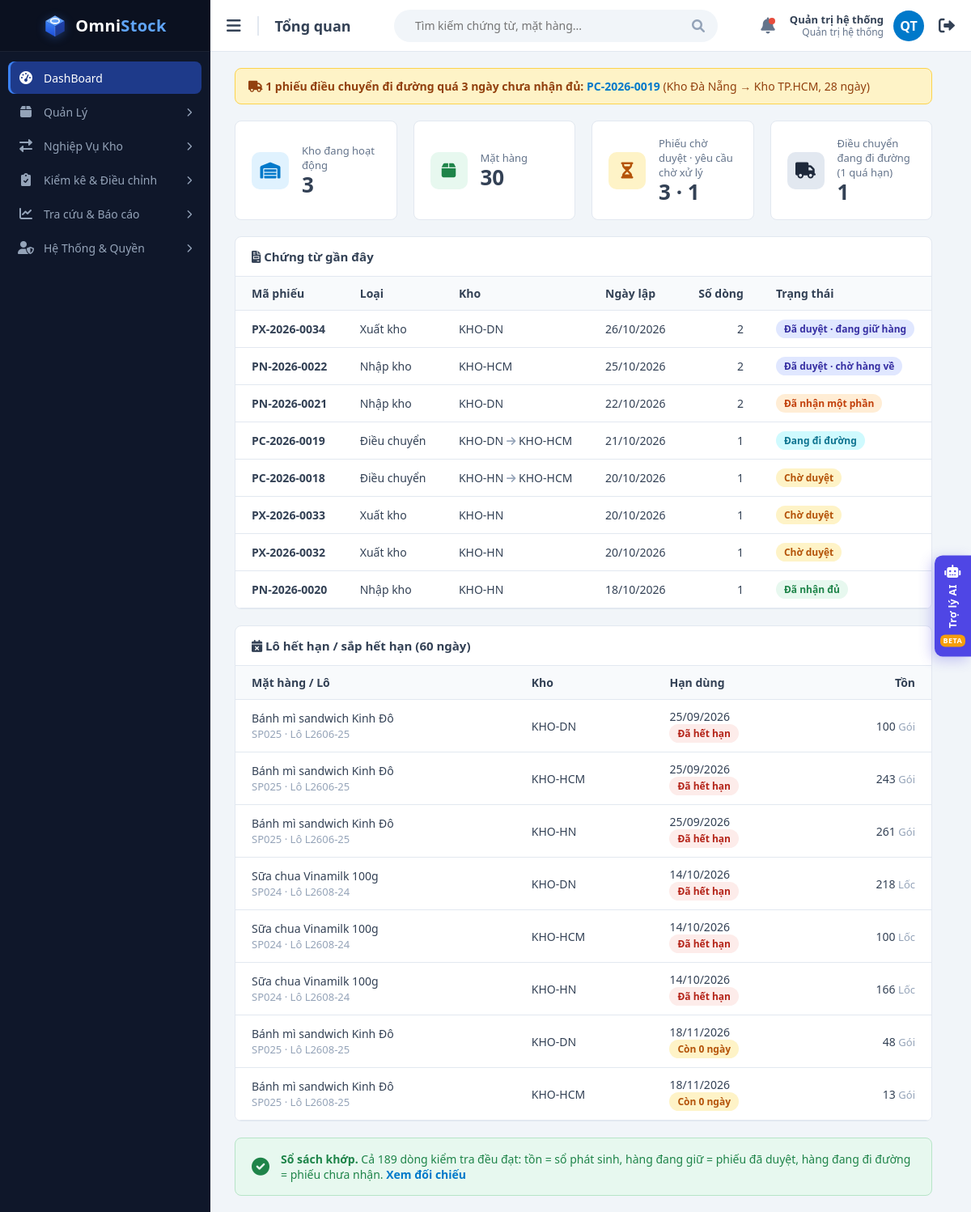
/index.php (signed in), run on the app's committed database.
### tables this page shows
CREATE TABLE users (
  id             INT UNSIGNED AUTO_INCREMENT PRIMARY KEY,
  username       VARCHAR(50)  NOT NULL,
  password_hash  VARCHAR(255) NOT NULL,              
  full_name      VARCHAR(100) NOT NULL,
  email          VARCHAR(100) NULL,
   
  role           ENUM('ADMIN','MANAGER','STAFF') NOT NULL DEFAULT 'STAFF',
  is_active      TINYINT(1)   NOT NULL DEFAULT 1,      
   
  must_change_password TINYINT(1) NOT NULL DEFAULT 0,
  last_login_at  DATETIME     NULL,
  created_at     DATETIME     NOT NULL DEFAULT CURRENT_TIMESTAMP,
  updated_at     DATETIME     NOT NULL DEFAULT CURRENT_TIMESTAMP ON UPDATE CURRENT_TIMESTAMP,
  UNIQUE KEY uq_users_username (username),
  UNIQUE KEY uq_users_email (email)
);

CREATE TABLE vouchers (
  id                    INT UNSIGNED AUTO_INCREMENT PRIMARY KEY,
  code                  VARCHAR(30)  NOT NULL,       
  type                  ENUM('IMPORT','EXPORT','TRANSFER','ADJUSTMENT') NOT NULL,
  warehouse_id          INT UNSIGNED NOT NULL,       
  to_warehouse_id       INT UNSIGNED NULL,           
  reference_voucher_id  INT UNSIGNED NULL,           
  voucher_date          DATE         NOT NULL,       
  status                ENUM('PENDING','APPROVED','PARTIAL','IN_TRANSIT','DISCREPANCY',
                             'COMPLETED','CLOSED','CANCELLED','REJECTED') NOT NULL DEFAULT 'PENDING',
  reason                VARCHAR(255) NULL,           
  closed_reason         VARCHAR(255) NULL,           
  shipped_at            DATETIME     NULL,           
  completed_at          DATETIME     NULL,           
   
   
  client_token          CHAR(32)     NULL,
  created_by            INT UNSIGNED NOT NULL,       
  approved_by           INT UNSIGNED NULL,           
  approved_at           DATETIME     NULL,
  created_at            DATETIME     NOT NULL DEFAULT CURRENT_TIMESTAMP,
  UNIQUE KEY uq_vouchers_code (code),
  UNIQUE KEY uq_vouchers_client_token (client_token),
  KEY idx_vouchers_status (status),
  KEY idx_vouchers_wh_status (warehouse_id, status),
  KEY idx_vouchers_type_date (type, voucher_date),
  CONSTRAINT fk_vouchers_wh       FOREIGN KEY (warehouse_id)         REFERENCES warehouses(id),
  CONSTRAINT fk_vouchers_to_wh    FOREIGN KEY (to_warehouse_id)      REFERENCES warehouses(id),
  CONSTRAINT fk_vouchers_ref      FOREIGN KEY (reference_voucher_id) REFERENCES vouchers(id),
  CONSTRAINT fk_vouchers_creator  FOREIGN KEY (created_by)           REFERENCES users(id),
  CONSTRAINT fk_vouchers_approver FOREIGN KEY (approved_by)          REFERENCES users(id),
   
  CONSTRAINT ck_vouchers_transfer CHECK (
       (type =  'TRANSFER' AND to_warehouse_id IS NOT NULL AND to_warehouse_id <> warehouse_id)
    OR (type <> 'TRANSFER' AND to_warehouse_id IS NULL)
  ),
   
  CONSTRAINT ck_vouchers_adjust_reason CHECK (
       type <> 'ADJUSTMENT' OR (reason IS NOT NULL AND reason <> '')
  ),
   
  CONSTRAINT ck_vouchers_reference CHECK (
       reference_voucher_id IS NULL OR type = 'ADJUSTMENT'
  ),
   
  CONSTRAINT ck_vouchers_approval CHECK (
       status = 'PENDING' OR (approved_by IS NOT NULL AND approved_at IS NOT NULL)
  )
);

CREATE TABLE warehouses (
  id          INT UNSIGNED AUTO_INCREMENT PRIMARY KEY,
  code        VARCHAR(20)  NOT NULL,
  name        VARCHAR(100) NOT NULL,
  address     VARCHAR(255) NULL,
  is_active   TINYINT(1)   NOT NULL DEFAULT 1,
   
  is_transit  TINYINT(1)   NOT NULL DEFAULT 0,
  created_at  DATETIME     NOT NULL DEFAULT CURRENT_TIMESTAMP,
   
   
  name_key    VARCHAR(100) AS (LOWER(name)) PERSISTENT,
  UNIQUE KEY uq_warehouses_code (code),
  UNIQUE KEY uq_warehouses_name (name_key)
);

CREATE TABLE stocks (
  id            INT UNSIGNED AUTO_INCREMENT PRIMARY KEY,
  warehouse_id  INT UNSIGNED  NOT NULL,
  item_id       INT UNSIGNED  NOT NULL,
  batch_id      INT UNSIGNED  NOT NULL,
  quantity      DECIMAL(15,3) NOT NULL DEFAULT 0,    
   
   
  reserved      DECIMAL(15,3) NOT NULL DEFAULT 0,
  updated_at    DATETIME      NOT NULL DEFAULT CURRENT_TIMESTAMP ON UPDATE CURRENT_TIMESTAMP,
  UNIQUE KEY uq_stocks (warehouse_id, item_id, batch_id),    
  KEY idx_stocks_item (item_id),
  CONSTRAINT fk_stocks_wh    FOREIGN KEY (warehouse_id)      REFERENCES warehouses(id),
  CONSTRAINT fk_stocks_item  FOREIGN KEY (item_id)           REFERENCES items(id),
  CONSTRAINT fk_stocks_batch FOREIGN KEY (batch_id, item_id) REFERENCES batches(id, item_id),
  CONSTRAINT ck_stocks_non_negative CHECK (quantity >= 0),   
   
  CONSTRAINT ck_stocks_reserved CHECK (reserved >= 0 AND reserved <= quantity)
);

CREATE TABLE items (
  id          INT UNSIGNED AUTO_INCREMENT PRIMARY KEY,
  sku         VARCHAR(30)  NOT NULL,                 
  name        VARCHAR(150) NOT NULL,
  unit        VARCHAR(20)  NOT NULL,                 
  description VARCHAR(255) NULL,
  is_active   TINYINT(1)   NOT NULL DEFAULT 1,
  created_at  DATETIME     NOT NULL DEFAULT CURRENT_TIMESTAMP,
   
  name_key    VARCHAR(150) AS (LOWER(name)) PERSISTENT,
  UNIQUE KEY uq_items_sku (sku),
  UNIQUE KEY uq_items_name (name_key)
);

CREATE TABLE batches (
  id            INT UNSIGNED AUTO_INCREMENT PRIMARY KEY,
  item_id       INT UNSIGNED NOT NULL,
  batch_no      VARCHAR(50)  NOT NULL,               
  mfg_date      DATE NULL,                           
  expiry_date   DATE NULL,                           
  created_at    DATETIME     NOT NULL DEFAULT CURRENT_TIMESTAMP,
  UNIQUE KEY uq_batches_item_no (item_id, batch_no),
   
  UNIQUE KEY uq_batches_id_item (id, item_id),
  KEY idx_batches_expiry (expiry_date),
  CONSTRAINT fk_batches_item FOREIGN KEY (item_id) REFERENCES items(id),
  CONSTRAINT ck_batches_dates CHECK (mfg_date IS NULL OR expiry_date IS NULL OR expiry_date > mfg_date)
);

### index.php (the view, shortened to what the rows shown need)
<?php
require_once __DIR__ . '/functions/db_connection.php';
require_once __DIR__ . '/functions/helpers.php';
require_once __DIR__ . '/functions/auth.php';
require_once __DIR__ . '/functions/voucher_functions.php';
require_once __DIR__ . '/functions/dashboard_functions.php';
$user = requireLogin('');
$allowedWarehouses = $user['warehouses'];
$overdue        = [];
$recentVouchers = [];
$expiring       = [];
$reconTotal     = 0;
$reconMismatch  = 0;
$dbError        = '';
try {
    $pdo            = getDbConnection();
    $overdue        = getOverdueTransfers($pdo, $allowedWarehouses);
    $recentVouchers = getRecentVouchers($pdo, $allowedWarehouses);
    $expiring       = getExpiringBatches($pdo, $allowedWarehouses);
    [$reconTotal, $reconMismatch] = getReconciliationSummary($pdo, $allowedWarehouses);
} catch (PDOException $e) {
    $dbError = 'Không thể tải dữ liệu: ' . $e->getMessage();
}
$pageTitle  = 'Tổng quan';
$basePath   = '';
require __DIR__ . '/views/layout/header.php';
?>
            <?php if ($overdue): ?>
                <div class="alert-warning">
                    <i class="fas fa-truck"></i>
                    <strong><?= count($overdue) ?> phiếu điều chuyển đi đường quá <?= OVERDUE_TRANSIT_DAYS ?> ngày chưa nhận đủ:</strong>
                    <?php foreach ($overdue as $n => $transfer): ?>
                        <?= $n ? ' · ' : '' ?><a class="link-strong" href="views/voucher_detail.php?id=<?= (int) $transfer['id'] ?>"><?= e($transfer['code']) ?></a>
                        (<?= e($transfer['from_name']) ?> → <?= e($transfer['to_name']) ?>, <?= (int) $transfer['days_on_road'] ?> ngày)
                    <?php endforeach; ?>
                </div>
            <?php endif; ?>
            <div class="stat-grid">
                <a class="stat-card" href="views/warehouse_list.php">
                </a>
                <a class="stat-card" href="views/item_list.php">
                </a>
                <a class="stat-card" href="views/transfer_request_list.php?direction=incoming&amp;status=PENDING">
                </a>
                <a class="stat-card" href="views/report_stock.php">
                </a>
            </div>
            <div class="dash-grid">
                <div class="panel">
                    <div class="table-container" style="border: none; border-radius: 0;">
                        <table>
                            <thead>
                                <tr>
                                    <th>Mã phiếu</th>
                                    <th>Loại</th>
                                    <th>Kho</th>
                                    <th>Ngày lập</th>
                                    <th class="text-right">Số dòng</th>
                                    <th>Trạng thái</th>
                                </tr>
                            </thead>
                            <tbody>
                                <?php foreach ($recentVouchers as $voucher): ?>
                                    <tr>
                                        <td><strong><?= e($voucher['code']) ?></strong></td>
                                        <td><?= e(voucherTypeLabel($voucher['type'])) ?></td>
                                        <td>
                                            <?= e($voucher['warehouse_code']) ?>
                                            <?php if ($voucher['to_warehouse_code'] !== null): ?>
                                                <i class="fas fa-arrow-right muted"></i> <?= e($voucher['to_warehouse_code']) ?>
                                            <?php endif; ?>
                                        </td>
                                        <td><?= formatDate($voucher['voucher_date']) ?></td>
                                        <td class="text-right"><?= (int) $voucher['line_count'] ?></td>
                                        <td><?= voucherStatusBadge($voucher['status'], $voucher['type']) ?></td>
                                    </tr>
                                <?php endforeach; ?>
                            </tbody>
                        </table>
                    </div>
                </div>
                <div class="panel">
                    <div class="table-container" style="border: none; border-radius: 0;">
                        <table>
                            <thead>
                                <tr>
                                    <th>Mặt hàng / Lô</th>
                                    <th>Kho</th>
                                    <th>Hạn dùng</th>
                                    <th class="text-right">Tồn</th>
                                </tr>
                            </thead>
                            <tbody>
                                <?php foreach ($expiring as $batch): ?>
                                    <tr>
                                        <td class="wrap">
                                            <?= e($batch['item_name']) ?><br>
                                            <span class="muted"><?= e($batch['sku']) ?> · Lô <?= e($batch['batch_no']) ?></span>
                                        </td>
                                        <td><?= e($batch['warehouse_code']) ?></td>
                                        <td>
                                            <?= formatDate($batch['expiry_date']) ?><br>
                                            <?php if ((int) $batch['days_left'] < 0): ?>
                                                <span class="badge badge-expired">Đã hết hạn</span>
                                            <?php else: ?>
                                                <span class="badge badge-pending">Còn <?= (int) $batch['days_left'] ?> ngày</span>
                                            <?php endif; ?>
                                        </td>
                                        <td class="text-right"><?= formatQty($batch['quantity']) ?> <span class="muted"><?= e($batch['unit']) ?></span></td>
                                    </tr>
                                <?php endforeach; ?>
                            </tbody>
                        </table>
                    </div>
                </div>
            </div>
            <?php if ($dbError === ''): ?>
                <?php if ($reconMismatch === 0): ?>
                    <div class="recon-banner ok">
                        <i class="fas fa-check-circle"></i>
                        <div>
                        </div>
                    </div>
                <?php endif; ?>
            <?php endif; ?>
<?php require __DIR__ . '/views/layout/footer.php'; ?>

### views/layout/header.php (shortened to what the rows shown need)
<!DOCTYPE html>
<html lang="vi">
<head>
    <link href="https://cdnjs.cloudflare.com/ajax/libs/font-awesome/6.0.0/css/all.min.css" rel="stylesheet">
    <link href="<?= e(asset($basePath, 'css/style.css')) ?>" rel="stylesheet">
</head>
<body>
    <div class="main-content">
        <div class="top-navbar">
            <div class="nav-left">
                <h2 class="page-title-nav"><?= e($pageTitle) ?></h2>
            </div>
            <div class="nav-right">
                <a class="user-link" href="<?= $basePath ?>views/change_password.php" title="<?= e($user['username']) ?> · Đổi mật khẩu">
                    <div class="user-info">
                        <strong><?= e($user['full_name']) ?></strong>
                        <span><?= e(roleLabel($user['role'])) ?></span>
                    </div>
                    <div class="avatar"><?= e(userInitials($user['full_name'])) ?></div>
                </a>
            </div>
        </div>
        <div class="content-body">

### functions/helpers.php (shortened to what the rows shown need)
<?php
function e($value): string
{
    return htmlspecialchars((string) $value, ENT_QUOTES, 'UTF-8');
}
function formatQty($qty): string
{
    $formatted = number_format((float) $qty, 3, ',', '.');
    return rtrim(rtrim($formatted, '0'), ',');
}
function formatDate(?string $date): string
{
    return $date ? date('d/m/Y', strtotime($date)) : '';
}
function voucherTypeLabel(string $type): string
{
    return [
        'IMPORT'     => 'Nhập kho',
        'EXPORT'     => 'Xuất kho',
        'TRANSFER'   => 'Điều chuyển',
        'ADJUSTMENT' => 'Điều chỉnh',
    ][$type] ?? $type;
}
function voucherStatusLabel(string $status, string $type = ''): string
{
    return VOUCHER_STATUS_BY_TYPE["$type:$status"] ?? VOUCHER_STATUS[$status][1] ?? $status;
}
function voucherStatusBadge(string $status, string $type = ''): string
{
    $class = $type === 'ADJUSTMENT' && $status === 'APPROVED' ? 'badge-active' : (VOUCHER_STATUS[$status][0] ?? 'badge-inactive');
    return '<span class="badge ' . $class . '">' . e(voucherStatusLabel($status, $type)) . '</span>';
}
function warehouseFilter(string $column, ?array $allowedWarehouses): array
{
    $placeholders = implode(',', array_fill(0, count($allowedWarehouses), '?'));
    return ["$column IN ($placeholders)", array_map('intval', $allowedWarehouses)];
}
function asset(string $basePath, string $path): string
{
    $file = dirname(__DIR__) . '/' . $path;
    $version = is_file($file) ? filemtime($file) : 0;
    return $basePath . $path . '?v=' . $version;
}

### data on the page
users: full_name "Quản trị hệ thống", role "Quản trị hệ thống", full_name "QT"
vouchers: code "PC-2026-0019", warehouse.name "Kho Đà Nẵng", to_warehouse.name "Kho TP.HCM", days_on_road "28", type "Điều chuyển", warehouse.code "KHO-DN", to_warehouse.code "KHO-HCM", voucher_date "21/10/2026", line_count "1", voucherStatusLabel($status, $type) "Đang đi đường"
vouchers: code "PX-2026-0034", type "Xuất kho", warehouse.code "KHO-DN", voucher_date "26/10/2026", line_count "2", voucherStatusLabel($status, $type) "Đã duyệt · đang giữ hàng"
vouchers: code "PN-2026-0022", type "Nhập kho", warehouse.code "KHO-HCM", voucher_date "25/10/2026", line_count "2", voucherStatusLabel($status, $type) "Đã duyệt · chờ hàng về"
vouchers: code "PN-2026-0021", type "Nhập kho", warehouse.code "KHO-DN", voucher_date "22/10/2026", line_count "2", voucherStatusLabel($status, $type) "Đã nhận một phần"
vouchers: code "PC-2026-0018", type "Điều chuyển", warehouse.code "KHO-HN", to_warehouse.code "KHO-HCM", voucher_date "20/10/2026", line_count "1", voucherStatusLabel($status, $type) "Chờ duyệt"
vouchers: code "PX-2026-0033", type "Xuất kho", warehouse.code "KHO-HN", voucher_date "20/10/2026", line_count "1", voucherStatusLabel($status, $type) "Chờ duyệt"
vouchers: code "PX-2026-0032", type "Xuất kho", warehouse.code "KHO-HN", voucher_date "20/10/2026", line_count "1", voucherStatusLabel($status, $type) "Chờ duyệt"
vouchers: code "PN-2026-0020", type "Nhập kho", warehouse.code "KHO-HN", voucher_date "18/10/2026", line_count "1", voucherStatusLabel($status, $type) "Đã nhận đủ"
stocks: item.name "Bánh mì sandwich Kinh Đô", item.sku "SP025", batch.batch_no "L2606-25", warehouse.code "KHO-DN", batch.expiry_date "25/09/2026", shows "Đã hết hạn", quantity "100", item.unit "Gói"
stocks: item.name "Bánh mì sandwich Kinh Đô", item.sku "SP025", batch.batch_no "L2606-25", warehouse.code "KHO-HCM", batch.expiry_date "25/09/2026", shows "Đã hết hạn", quantity "243", item.unit "Gói"
stocks: item.name "Bánh mì sandwich Kinh Đô", item.sku "SP025", batch.batch_no "L2606-25", warehouse.code "KHO-HN", batch.expiry_date "25/09/2026", shows "Đã hết hạn", quantity "261", item.unit "Gói"
stocks: item.name "Sữa chua Vinamilk 100g", item.sku "SP024", batch.batch_no "L2608-24", warehouse.code "KHO-DN", batch.expiry_date "14/10/2026", shows "Đã hết hạn", quantity "218", item.unit "Lốc"
stocks: item.name "Sữa chua Vinamilk 100g", item.sku "SP024", batch.batch_no "L2608-24", warehouse.code "KHO-HCM", batch.expiry_date "14/10/2026", shows "Đã hết hạn", quantity "100", item.unit "Lốc"
stocks: item.name "Sữa chua Vinamilk 100g", item.sku "SP024", batch.batch_no "L2608-24", warehouse.code "KHO-HN", batch.expiry_date "14/10/2026", shows "Đã hết hạn", quantity "166", item.unit "Lốc"
stocks: item.name "Bánh mì sandwich Kinh Đô", item.sku "SP025", batch.batch_no "L2608-25", warehouse.code "KHO-DN", batch.expiry_date "18/11/2026", days_left "0", quantity "48", item.unit "Gói"
stocks: item.name "Bánh mì sandwich Kinh Đô", item.sku "SP025", batch.batch_no "L2608-25", warehouse.code "KHO-HCM", batch.expiry_date "18/11/2026", days_left "0", quantity "13", item.unit "Gói"

### other printed values
$menuGroup['label'] "Quản Lý"
$menuGroup['label'] "Nghiệp Vụ Kho"
$menuGroup['label'] "Kiểm kê & Điều chỉnh"
$menuGroup['label'] "Tra cứu & Báo cáo"
$menuGroup['label'] "Hệ Thống & Quyền"
$pageTitle "Tổng quan"
count($overdue) "1"
OVERDUE_TRANSIT_DAYS "3"
$stats['warehouses'] "3"
$stats['items'] "30"
$stats['pending'] "3"
$stats['requests'] "1"
$stats['overdue'] "1"
$stats['in_transit'] "1"
$reconTotal "189"
